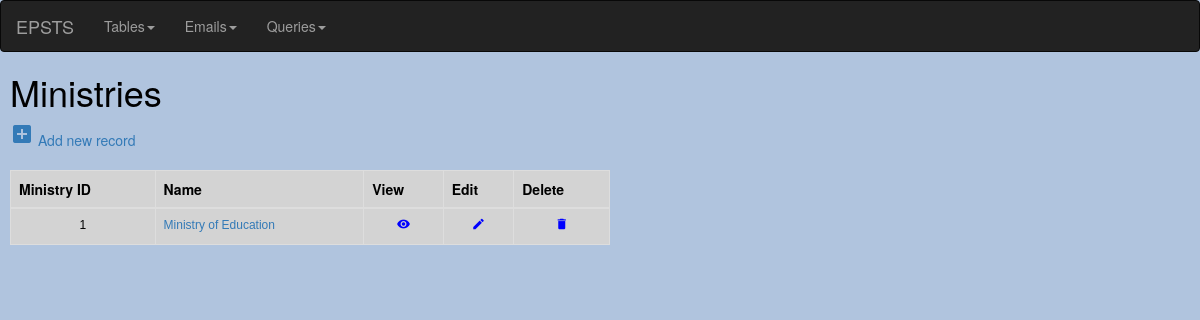
Page /main/web/ministries.php on the earlier database version.
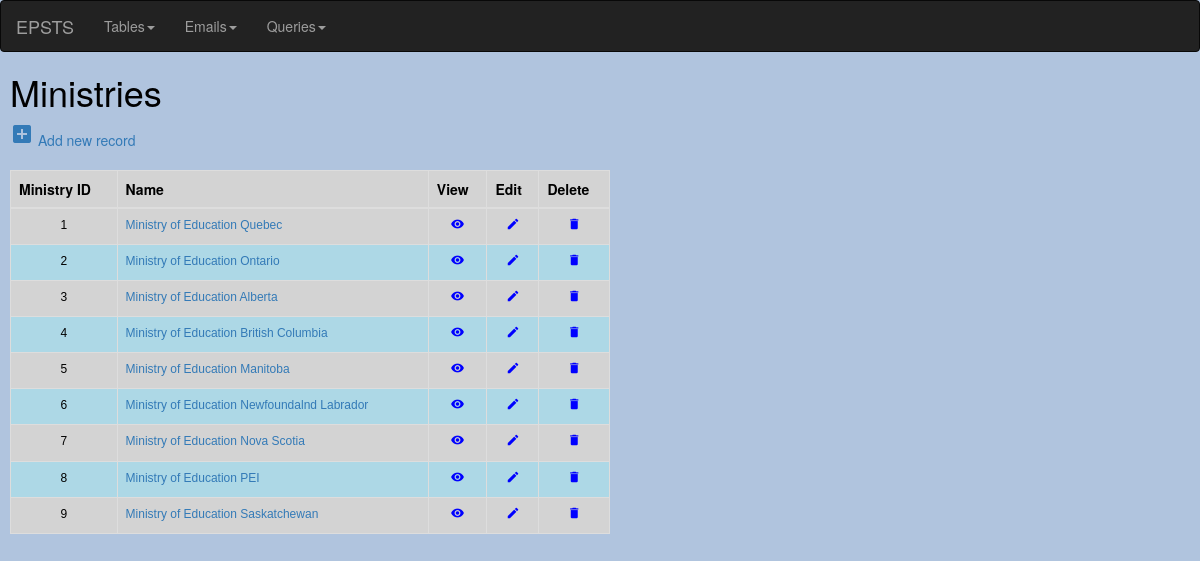
Same page on the later database version.
### tables this page shows
CREATE TABLE Ministries (
    ministryID int PRIMARY KEY AUTO_INCREMENT,
    name varchar(100)
);

### main/web/globals.php (the view, shortened to what this page needs)
<?php
function commonHead() {
        echo "\t<link rel='stylesheet' href='https://maxcdn.bootstrapcdn.com/bootstrap/3.4.1/css/bootstrap.min.css'>\r\n";
        echo "\t<link rel='stylesheet' href='style2.css'>\r\n";
    }
function commonNav() {
    echo "<nav class='navbar navbar-inverse'>\r\n";
    echo "\t<div class='container-fluid'>\r\n";
    echo "\t\t<div class='navbar-header'>\r\n";
    echo "\t\t\t<a class='navbar-brand' href='index.php'>EPSTS</a>\r\n";
    echo "\t\t</div>\r\n";
    echo "\t\t<ul class='nav navbar-nav'>\r\n";
    echo "\t\t\t<li class='dropdown'>\r\n";
    echo "\t\t\t\t<a class='dropdown-toggle' data-toggle='dropdown' href='tables.php'>Tables<span class='caret'></span></a>\r\n";
    echo "\t\t\t</li>\r\n";
    echo "\t\t\t<li class='dropdown'>\r\n";
    echo "\t\t\t\t<a class='dropdown-toggle' data-toggle='dropdown' href='#'>Emails<span class='caret'></span></a>\r\n";
    echo "\t\t\t</li>\r\n";
    echo "\t\t\t<li class='dropdown'>\r\n";
    echo "\t\t\t\t<a class='dropdown-toggle' data-toggle='dropdown' href='queries.php'>Queries<span class='caret'></span></a>\r\n";
    echo "\t\t\t</li>\r\n";
    echo "\t\t</ul>\r\n";
    echo "\t</div>\r\n";
    echo "</nav>\r\n";
}
function generateMasterTable($selectSQL, $consumer, $col1Index=0, $col2Index=1, $col3Index=2, $col1Name='ID', $col2Name='Name', $col3Name='Medicare',$isStudent=false, $isEmployee=false) {
    $conn = createConnection();
    try {
        $result = mysqli_query($conn, $selectSQL);
    } catch (mysqli_sql_exception $e) {
        echo "<div class='error'>MySQl returned error evaluating : " . $sql . "<br>Message: " . $e->getMessage() . "</div>";
        return;
    }
    $tables = mysqli_fetch_all($result);
    $handle_mode = "";
    echo "<a href='" . $consumer . "?id=-1&action=add" . $handle_mode . "'><i class='material-icons'>add_box</i> Add new record</a>";
    echo "<br/><br/>";
    echo "<table class='table table-bordered table-hover table-sm'>";
    echo "<thead>";
    echo "<tr><th>$col1Name</th><th>$col2Name</th>";
    echo "<th>View</th><th>Edit</th><th>Delete</th></tr>";
    echo "</thead>";
    echo "<tbody>";
    foreach ($tables as $table) {
        echo "<tr class='tablerow'>";
        echo "<td>" . $table[$col1Index] . "</td>";
        echo "<td style='text-align:left'><a href='" . $consumer . "?id=" . $table[$col1Index] . "&action=view" . $handle_mode . "'>" . $table[$col2Index] . "</a></td>";
        echo "<td><a href='" . $consumer . "?id=" . $table[$col1Index] . "&action=view" . $handle_mode . "'><i class='material-icons'>visibility</i></a></td>";
        echo "<td><a href='" . $consumer . "?id=" . $table[$col1Index] . "&action=edit" . $handle_mode . "'><i class='material-icons'>edit</i></a></td>";
        echo "<td><a href='" . $consumer . "?id=" . $table[$col1Index] . "&action=delete" . $handle_mode . "'><i class='material-icons'>delete</i></a></td>";
        echo "</tr>\r\n";
    }
    echo "</tbody>";
    echo "</table>";
}
function createConnection() {
    $conn = new mysqli($GLOBALS['servername'], $GLOBALS['username'], $GLOBALS['password'], $GLOBALS['dbname']);
    if ($conn->connect_error) {
        die("Connection failed: " . $conn->connect_error);
    } else {
        return $conn;
    }
}
?>

### main/web/ministries.php (shortened to what this page needs)
<?php require('globals.php'); ?>
<!DOCTYPE html>
<html lang="en">
<head>
    <?php commonHead(); ?>
</head>
<body>
<?php commonNav(); ?>
<main>
<h1>Ministries</h1>
<?php
    $sql = "SELECT Ministries.ministryID, Ministries.name, count(Facilities.ministryID) as count FROM Ministries LEFT JOIN Facilities ON Facilities.ministryID = Ministries.ministryID GROUP BY Ministries.ministryID";
    generateMasterTable($sql,"edit_ministry.php", 0, 1,-1,"Ministry ID", "Name","");
?>
</main>
</body>
</html>

### main/web/style2.css (style rules this page uses)
body { background-color: lightsteelblue; color: black; }
main { background-color: lightsteelblue; color: black; margin: 10px; }
.tablerow { color: black; font-family: Arial, Helvetica, sans-serif; font-size: 12px; font-weight: normal; }
.table { width: 600px; }
.tablerow td { text-align: center; padding: 2px; !important }
.tablerow i { color: blue; font-size:14px; text-align: center; }
tr:nth-child(even) { background-color: LightBlue; }
tr:nth-child(odd) { background-color: Lightgrey; }

Differences in the rows shown:
changed ministries id 1: name "Ministry of Education" → "Ministry of Education Quebec"
added ministries: ministryID "2", name "Ministry of Education Ontario"
added ministries: ministryID "3", name "Ministry of Education Alberta"
added ministries: ministryID "4", name "Ministry of Education British Columbia"
added ministries: ministryID "5", name "Ministry of Education Manitoba"
added ministries: ministryID "6", name "Ministry of Education Newfoundalnd Labrador"
added ministries: ministryID "7", name "Ministry of Education Nova Scotia"
added ministries: ministryID "8", name "Ministry of Education PEI"
added ministries: ministryID "9", name "Ministry of Education Saskatchewan"
